Frame 1 (no input): blank canvas, image omitted
Frame 60 (no input): blank canvas, image omitted
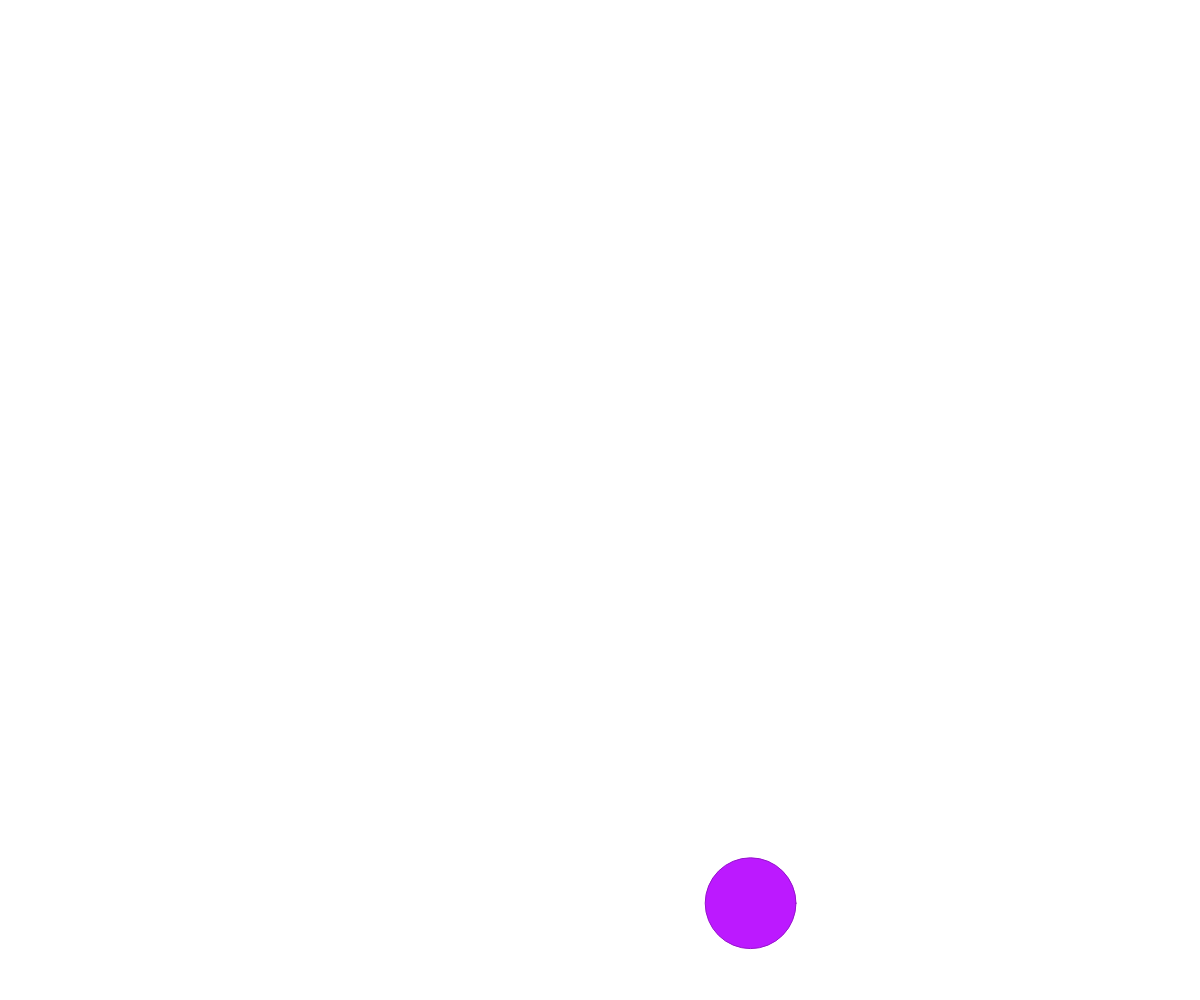
Frame 120 (the mouse pressed at the canvas centre since frame 60)

The p5.js sketch whose frames 1 and 60 were blank and that drew this single picture after the mouse press (run headless with seeded random() and noise() and a simulated clock; from frame 60 on, the mouse is pressed at the canvas centre):

// p5.js sketch
// ── sketch.js
var canvas;
var xi = 0;
var yi = 0;

var lastX = 0;
var lastY = 0;
var lifeTime = 20;
var oldColor = [0, 0, 0];

function windowResized() {
  resizeCanvas(windowWidth, windowHeight);
}

function setup() {
  canvas = createCanvas(windowWidth, windowHeight);
  canvas.position(0,0);
  canvas.style('z-index', '-1');
  
  colorMode(HSB, 100);
  var oldColor = color(random(0, 100), random(0, 100), random(0, 100));
}

function draw() {
  background(220);
  fill(oldColor[0] + xi, oldColor[0] + yi, 100);
  stroke(oldColor[0] + xi, oldColor[0] + yi, 80);
  circle(lastX + xi, lastY + yi, lifeTime);
  xi += random(-3, 3);
  yi += random(-3, 3);
  lifeTime -= 1;
  if (lifeTime <= 0) {
    randomPoint();
  }

}

function randomPoint() {
  lastX = random(0, windowWidth);
  lastY = random(0, windowHeight);
  circle(lastX, lastY, 10);
  xi = 0;
  yi = 0;
  lifeTime = random(50, 150);

  oldColor = [random(0, 100), random(0, 100), random(0, 100)];
}

function mousePressed() {
  lastX = mouseX;
  lastY = mouseY;
  circle(mouseX, mouseY, 10);
  xi = 0;
  yi = 0;
}

// ── style.css
html, body {
  margin: 0;
  padding: 0;
}
canvas {
  /* display: block;*/
}
